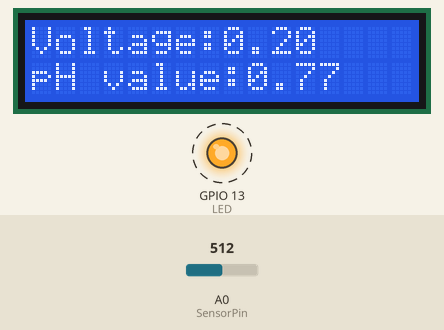
This sketch was run on a simulated ESP8266 (NodeMCU). Parts: 16×2 character LCD, output pins drawn as LEDs (lit = HIGH). Dashed ring = blinking. The inputs (shaded band) are chosen by the test bench; at power-on: A0 (SensorPin) = 512. WiFi joins after 1.5 s; servers stay silent unless stated; network time is answered at once with the bench clock; uploads are accepted with an empty reply; the local clock reads 2024-03-15 10:24:30 at power-on unless the sketch sets it; what the sketch prints to the serial monitor is not drawn.

Above: at 3.2 s.
3.3 s: A0 (SensorPin) set to 716
At 3.82 s:
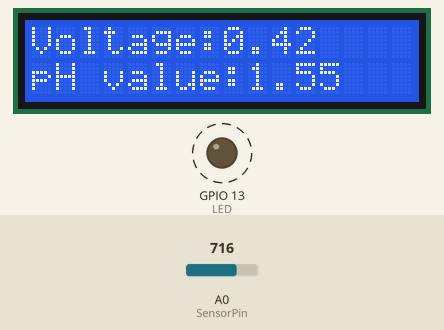
5.2 s: A0 (SensorPin) set to 900
At 5.86 s:
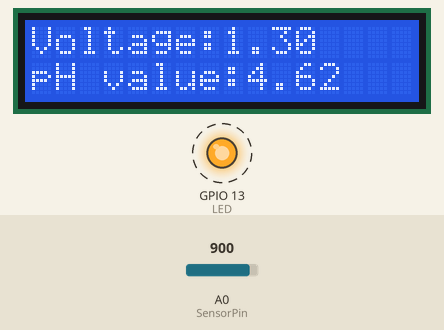
7.0 s: A0 (SensorPin) set to 1023
At 7.68 s:
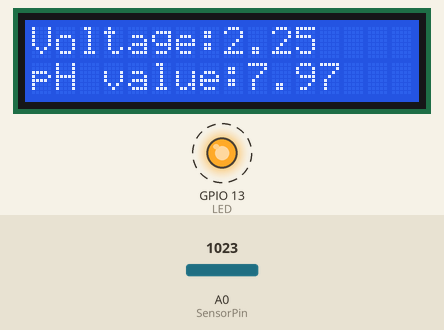
8.8 s: A0 (SensorPin) set to 39
At 9.04 s:
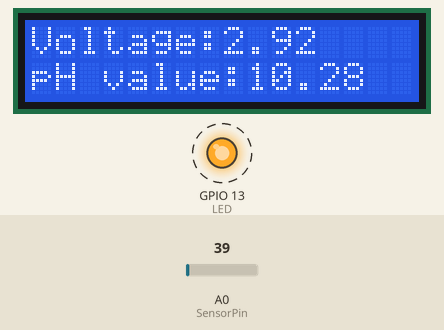
10.4 s: A0 (SensorPin) set to 32
At 12.23 s:
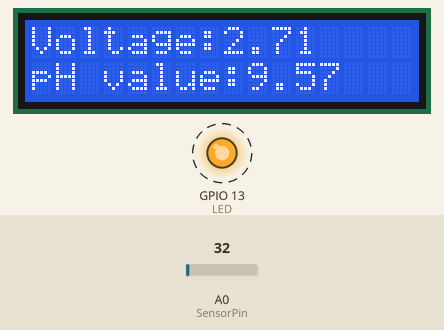
Timing chart, 0 to 14.4 s (numbered marks = the images above; inputs shaded):
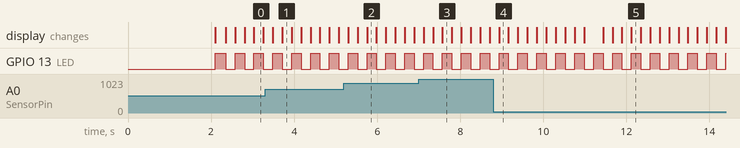

The sketch:

ph_test.ino
```cpp
#include <LiquidCrystal_I2C.h>
#include <Wire.h>

LiquidCrystal_I2C lcd(0x27 , 16, 2);
/*
 # This sample code is used to test the pH meter V1.0.
 # Editor : YouYou
 # Ver    : 1.0
 # Product: analog pH meter
 # SKU    : SEN0161
*/
#include <ESP8266WiFi.h>
#include <ESP8266HTTPClient.h>
#include <WiFiUdp.h>
#include <NTPClient.h>
#include <time.h>

WiFiUDP ntpUDP;
//WiFi info
const char* ssid = "AndroidHotspot3085";
const char* password = "00000000";
char daysOfTheWeek[7][12] = {"Sunday", "Monday", "Tuesday", "Wednesday", "Thursday", "Friday", "Saturday"};
String humi;
String times;


//GMT +7 = 25200
const long utcOffsetInSeconds = 25200;
NTPClient timeClient(ntpUDP , "pool.ntp.org" , utcOffsetInSeconds);

 void SensingLCD(int moisture){
  Serial.print("Moisture Sensor Value:");
  Serial.println(moisture);
  delay(2000);
}

  String TimeChecker(){
   timeClient.update();
   const char* day = daysOfTheWeek[timeClient.getDay()];
   String hour =(String) timeClient.getHours() + ":";
   String minutes =(String) timeClient.getMinutes()+ ":";
   String seconds =  (String)timeClient.getSeconds();

   String times = hour + minutes + seconds;

   return times;
  }
//HTTP 통신
  void NetWorkTask(String ph, String times){
    if (WiFi.status() == WL_CONNECTED) {
       HTTPClient http;
       http.begin("http://192.168.43.223:3000/aqua_ph?ph="+ph+"&ph_date="+times+"");
       int httpCode = http.GET();

      if (httpCode == HTTP_CODE_OK) {

        Serial.print("HTTP response code ");
        Serial.println(httpCode);
        String response = http.getString();
        Serial.println(response);
      }else{
        Serial.println("DO Not Request!!!");
      }
    http.end();   //Close connection
  }
}
#define SensorPin A0            //pH meter Analog output to Arduino Analog Input 0
#define Offset 0.08            //deviation compensate
#define LED 13
#define samplingInterval 20
#define printInterval 800
#define ArrayLenth  40    //times of collection
int pHArray[ArrayLenth];   //Store the average value of the sensor feedback
int pHArrayIndex=0;
String ph;

double avergearray(int* arr, int number){
  int i;
  int max,min;
  double avg;
  long amount=0;
  if(number<=0){
    Serial.println("Error number for the array to avraging!/n");
    return 0;
  }
  if(number<5){   //less than 5, calculated directly statistics
    for(i=0;i<number;i++){
      amount+=arr[i];
    }
    avg = amount/number;
    return avg;
  }else{
    if(arr[0]<arr[1]){
      min = arr[0];max=arr[1];
    }
    else{
      min=arr[1];max=arr[0];
    }
    for(i=2;i<number;i++){
      if(arr[i]<min){
        amount+=min;        //arr<min
        min=arr[i];
      }else {
        if(arr[i]>max){
          amount+=max;    //arr>max
          max=arr[i];
        }else{
          amount+=arr[i]; //min<=arr<=max
        }
      }//if
    }//for
    avg = (double)amount/(number-2);
  }//if
  return avg;
}
void setup()
{
  lcd.clear();
  lcd.init();
  lcd.backlight();
  pinMode(LED,OUTPUT);
  Serial.begin(115200);
  WiFi.begin(ssid, password);

while (WiFi.status() != WL_CONNECTED) {
  delay(1000);
  Serial.print(".");
}
  Serial.println("WiFi Connect!");
  Serial.print("IP address: ");
  Serial.println(WiFi.localIP());
  timeClient.begin();
}
void loop()
{
  static unsigned long samplingTime = millis();
  static unsigned long printTime = millis();
  static float pHValue,voltage;

  if(millis()-samplingTime > samplingInterval)
  {
      pHArray[pHArrayIndex++]=analogRead(SensorPin);
      if(pHArrayIndex==ArrayLenth)pHArrayIndex=0;
      voltage = avergearray(pHArray, ArrayLenth)*5.0/1024;
      pHValue = 3.5*voltage+Offset;
      samplingTime=millis();
  }
  if(millis() - printTime > printInterval)   //Every 800 milliseconds, print a numerical, convert the state of the LED indicator
    lcd.backlight();
    lcd.setCursor(0,0);
    lcd.print("Voltage:");
    lcd.print(voltage,2);
    Serial.print("Voltage:");
    Serial.print(voltage,2);
    lcd.setCursor(0,1);
    lcd.print("pH value:");
    lcd.println(pHValue,2);
    Serial.print("pH value:");
    Serial.println(pHValue,2);
    digitalWrite(LED,digitalRead(LED)^1);
    printTime=millis();
    times = TimeChecker();
    ph = (float)pHValue;
    NetWorkTask(ph, times);

  }
```

Measured:
- the behaviour switches between 36 and 35 on A0 (SensorPin) (found by bisection; images 4 and 5)
- by itself, GPIO 13 (LED): alternates HIGH for 0.23 s and LOW for 0.23 s
